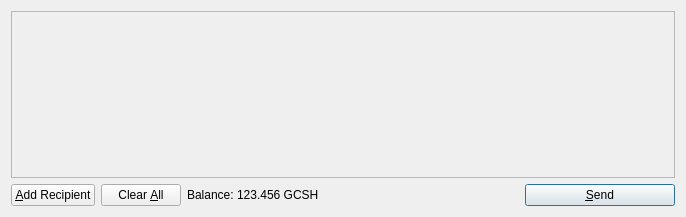
<?xml version="1.0" encoding="UTF-8"?>
<ui version="4.0">
 <class>SendCoinsDialog</class>
 <widget class="QDialog" name="SendCoinsDialog">
  <property name="geometry">
   <rect>
    <x>0</x>
    <y>0</y>
    <width>686</width>
    <height>217</height>
   </rect>
  </property>
  <property name="windowTitle">
   <string>Send Coins</string>
  </property>
  <layout class="QVBoxLayout" name="verticalLayout">
   <item>
    <widget class="QScrollArea" name="scrollArea">
     <property name="widgetResizable">
      <bool>true</bool>
     </property>
     <widget class="QWidget" name="scrollAreaWidgetContents">
      <property name="geometry">
       <rect>
        <x>0</x>
        <y>0</y>
        <width>666</width>
        <height>165</height>
       </rect>
      </property>
      <layout class="QVBoxLayout" name="verticalLayout_2">
       <property name="margin">
        <number>0</number>
       </property>
       <item>
        <layout class="QVBoxLayout" name="entries">
         <property name="spacing">
          <number>6</number>
         </property>
        </layout>
       </item>
       <item>
        <spacer name="verticalSpacer">
         <property name="orientation">
          <enum>Qt::Vertical</enum>
         </property>
         <property name="sizeHint" stdset="0">
          <size>
           <width>20</width>
           <height>40</height>
          </size>
         </property>
        </spacer>
       </item>
      </layout>
     </widget>
    </widget>
   </item>
   <item>
    <layout class="QHBoxLayout" name="horizontalLayout">
     <item>
      <widget class="QPushButton" name="addButton">
       <property name="toolTip">
        <string>Send to multiple recipients at once</string>
       </property>
       <property name="text">
        <string>&amp;Add Recipient</string>
       </property>
       <property name="icon">
        <iconset resource="../bitcoin.qrc">
         <normaloff>:/icons/add</normaloff>:/icons/add</iconset>
       </property>
       <property name="autoDefault">
        <bool>false</bool>
       </property>
      </widget>
     </item>
     <item>
      <widget class="QPushButton" name="clearButton">
       <property name="sizePolicy">
        <sizepolicy hsizetype="Minimum" vsizetype="Fixed">
         <horstretch>0</horstretch>
         <verstretch>0</verstretch>
        </sizepolicy>
       </property>
       <property name="toolTip">
        <string>Remove all transaction fields</string>
       </property>
       <property name="text">
        <string>Clear &amp;All</string>
       </property>
       <property name="icon">
        <iconset resource="../bitcoin.qrc">
         <normaloff>:/icons/remove</normaloff>:/icons/remove</iconset>
       </property>
       <property name="autoRepeatDelay">
        <number>300</number>
       </property>
       <property name="autoDefault">
        <bool>false</bool>
       </property>
      </widget>
     </item>
     <item>
      <layout class="QHBoxLayout" name="horizontalLayout_2">
       <property name="spacing">
        <number>3</number>
       </property>
       <item>
        <widget class="QLabel" name="label">
         <property name="text">
          <string>Balance:</string>
         </property>
        </widget>
       </item>
       <item>
        <widget class="QLabel" name="labelBalance">
         <property name="cursor">
          <cursorShape>IBeamCursor</cursorShape>
         </property>
         <property name="text">
          <string>123.456 GCSH</string>
         </property>
         <property name="textInteractionFlags">
          <set>Qt::LinksAccessibleByMouse|Qt::TextSelectableByKeyboard|Qt::TextSelectableByMouse</set>
         </property>
        </widget>
       </item>
      </layout>
     </item>
     <item>
      <spacer name="horizontalSpacer">
       <property name="orientation">
        <enum>Qt::Horizontal</enum>
       </property>
       <property name="sizeHint" stdset="0">
        <size>
         <width>40</width>
         <height>20</height>
        </size>
       </property>
      </spacer>
     </item>
     <item>
      <widget class="QPushButton" name="sendButton">
       <property name="minimumSize">
        <size>
         <width>150</width>
         <height>0</height>
        </size>
       </property>
       <property name="toolTip">
        <string>Confirm the send action</string>
       </property>
       <property name="text">
        <string>&amp;Send</string>
       </property>
       <property name="icon">
        <iconset resource="../bitcoin.qrc">
         <normaloff>:/icons/send</normaloff>:/icons/send</iconset>
       </property>
       <property name="default">
        <bool>true</bool>
       </property>
      </widget>
     </item>
    </layout>
   </item>
  </layout>
 </widget>
 <resources>
  <include location="../bitcoin.qrc"/>
 </resources>
 <connections/>
</ui>
